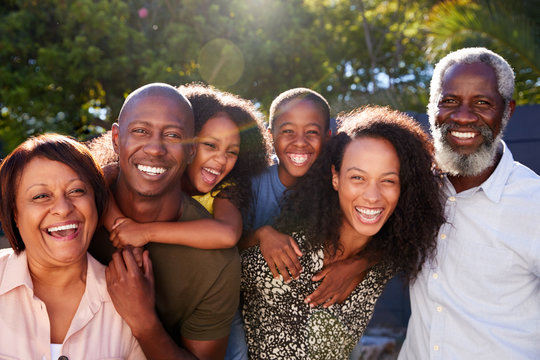
#> input picture training/day17/test_img.jpg, 540 x 360 px
$ python main.py
#> lines starting #> are read from the running program, lines starting #| are printed output that depends on the picture; after the words box and inside, x2 and y2 are one past the last pixel; in counts of white or black regions, pixels touching at a corner belong together; pictures that were not available may be replaced by others from this repository, and a replacement may not be noted
import cv2
import numpy as np

# 1. Read and Display an Image
image = cv2.imread('test_img.jpg')
#> image is the input picture: shape (360, 540, 3); mean B, G, R 87.3, 99.1, 121.1
cv2.imshow('Displayed Image', image)
cv2.waitKey(0)
cv2.destroyAllWindows()

# 2. Convert to Grayscale
gray_image = cv2.cvtColor(image, cv2.COLOR_BGR2GRAY)
cv2.imshow('Grayscale Image', gray_image)
cv2.waitKey(0)
cv2.destroyAllWindows()
# Save the grayscale image
cv2.imwrite('grayscale_image.jpg', gray_image)

# 3. Resize an Image
resized_image = cv2.resize(image, (0, 0), fx=0.5, fy=0.5)
cv2.imshow('Resized Image', resized_image)
cv2.waitKey(0)
cv2.destroyAllWindows()

# 4. Draw Shapes on an Image
cv2.rectangle(image, (50, 50), (200, 200), (0, 255, 0), 2)

# Draw a circle
cv2.circle(image, (300, 300), 50, (255, 0, 0), 3)

# Draw a line
cv2.line(image, (100, 100), (400, 400), (0, 0, 255), 2)

# Display the image with shapes
cv2.imshow('Shapes on Image', image)
cv2.waitKey(0)
cv2.destroyAllWindows()

# 5. Crop an Image
# Crop a region of the image
cropped_image = image[50:200, 50:200]
# Display the cropped image
cv2.imshow('Cropped Image', cropped_image)
cv2.waitKey(0)
cv2.destroyAllWindows()

# 6. Save an Image
# cv2.imwrite('grayscale_image.jpg', gray_image)

# 7. Drawing Text on an Image
# Add text to the image
cv2.putText(image, 'OpenCV Demo', (50, 50), cv2.FONT_HERSHEY_SIMPLEX, 1, (255, 255, 255), 2)
#> image: shape (360, 540, 3); mean B, G, R 89.3, 100.7, 121.5

# Display the image with text
cv2.imshow('Text on Image', image)
cv2.waitKey(0)
cv2.destroyAllWindows()

# 8. Edge Detection (Canny)
# Perform edge detection
edges = cv2.Canny(image, 100, 200)
#> edges: shape (360, 540); 12.4% white in thin lines or dots
# Display the edges
cv2.imshow('Edge Detection', edges)
cv2.waitKey(0)
cv2.destroyAllWindows()

# 9. Gaussian Blur
# Apply Gaussian Blur to smooth the image
blurred_image = cv2.GaussianBlur(image, (15, 15), 0)

# Display the blurred image
cv2.imshow('Gaussian Blur', blurred_image)
cv2.waitKey(0)
cv2.destroyAllWindows()

# 10. Image Thresholding
# Convert the image to grayscale
gray_image = cv2.cvtColor(image, cv2.COLOR_BGR2GRAY)

# Apply binary thresholding
_, thresholded_image = cv2.threshold(gray_image, 127, 255, cv2.THRESH_BINARY)
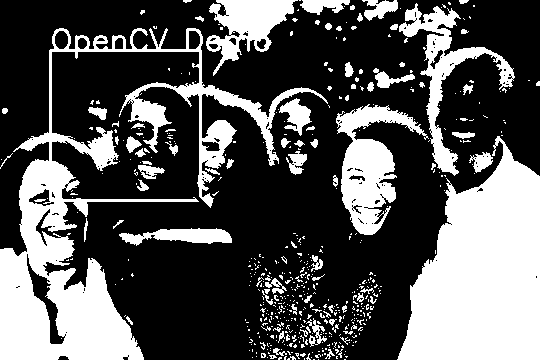
#> thresholded_image: shape (360, 540); 33.4% white; 537 white regions (460 under 20 px)

# Display the thresholded image
cv2.imshow('Thresholded Image', thresholded_image)
cv2.waitKey(0)
cv2.destroyAllWindows()

# 11. Detecting Contours
# Convert to grayscale
gray_image = cv2.cvtColor(image, cv2.COLOR_BGR2GRAY)

# Apply binary thresholding
_, binary = cv2.threshold(gray_image, 127, 255, cv2.THRESH_BINARY)

# Find contours
contours, _ = cv2.findContours(binary, cv2.RETR_TREE, cv2.CHAIN_APPROX_SIMPLE)
#> contours = 726 contours, 667 with area under 20; largest, box (x1, y1, x2, y2) and area: (0, 28, 328, 360) 22864, (397, 136, 540, 360) 20974, (336, 104, 429, 235) 4956, (399, 3, 515, 176) 3691, (206, 0, 298, 76) 3046

# Draw contours on the original image
image_with_contours = image.copy()
cv2.drawContours(image_with_contours, contours, -1, (0, 255, 0), 2)
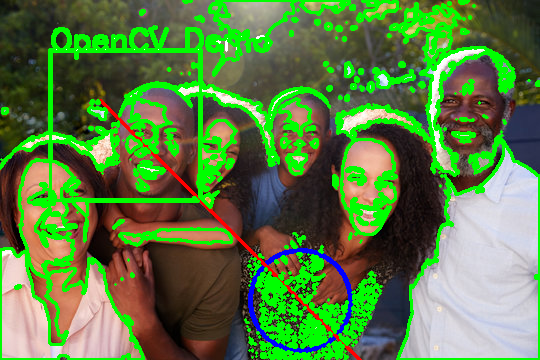
#> image_with_contours: shape (360, 540, 3); mean B, G, R 67.5, 125.6, 89.9

# Display the image with contours
cv2.imshow('Contours', image_with_contours)
cv2.waitKey(0)
cv2.destroyAllWindows()

# 12. Image Blending
# Create a second image (same size as original)
overlay = image.copy()

# Add a semi-transparent red rectangle to the overlay
cv2.rectangle(overlay, (50, 50), (300, 300), (0, 0, 255), -1)

# Blend the images with a transparency factor
blended_image = cv2.addWeighted(image, 0.7, overlay, 0.3, 0)

# Display the blended image
cv2.imshow('Blended Image', blended_image)
cv2.waitKey(0)
cv2.destroyAllWindows()

# 13. Image Translation
# Define the translation matrix
M = np.float32([[1, 0, 100], [0, 1, 50]])

# Apply the translation
translated_image = cv2.warpAffine(image, M, (image.shape[1], image.shape[0]))

# Display the translated image
cv2.imshow('Translated Image', translated_image)
cv2.waitKey(0)
cv2.destroyAllWindows()

# 14. Image Rotation
# Define the rotation matrix
(h, w) = image.shape[:2]
#> h = 360; w = 540
center = (w // 2, h // 2)
#> center = (270, 180)
M = cv2.getRotationMatrix2D(center, 45, 1.0)  # Rotate 45 degrees

# Apply the rotation
rotated_image = cv2.warpAffine(image, M, (w, h))

# Display the rotated image
cv2.imshow('Rotated Image', rotated_image)
cv2.waitKey(0)
cv2.destroyAllWindows()

# 15. Perspective Transformation
# Define points for the perspective transform
pts1 = np.float32([[50, 50], [200, 50], [50, 200], [200, 200]])
pts2 = np.float32([[10, 100], [200, 50], [100, 250], [300, 200]])

# Get the transformation matrix
matrix = cv2.getPerspectiveTransform(pts1, pts2)

# Apply the transformation
warped_image = cv2.warpPerspective(image, matrix, (image.shape[1], image.shape[0]))

# Display the warped image
cv2.imshow('Warped Image', warped_image)
cv2.waitKey(0)
cv2.destroyAllWindows()

# 16. Image Erosion and Dilation
# Convert to grayscale
gray_image = cv2.cvtColor(image, cv2.COLOR_BGR2GRAY)

# Apply binary thresholding
_, binary = cv2.threshold(gray_image, 127, 255, cv2.THRESH_BINARY)

# Define a kernel
kernel = np.ones((5, 5), np.uint8)

# Apply erosion
eroded_image = cv2.erode(binary, kernel, iterations=1)
#> eroded_image: shape (360, 540); 21.5% white; 80 white regions (46 under 20 px), largest, box (x1, y1, x2, y2) and area: (400, 149, 540, 360) 20235, (0, 250, 142, 360) 9040, (21, 162, 71, 275) 2543

# Apply dilation
dilated_image = cv2.dilate(binary, kernel, iterations=1)
#> dilated_image: shape (360, 540); 49.6% white; 39 white regions, largest, box (x1, y1, x2, y2) and area: (0, 0, 540, 360) 80348, (246, 244, 384, 360) 9561, (117, 226, 234, 248) 1812

# Display results
cv2.imshow('Original Binary', binary)
cv2.imshow('Eroded Image', eroded_image)
cv2.imshow('Dilated Image', dilated_image)
cv2.waitKey(0)
cv2.destroyAllWindows()

# 17. Detecting Corners with Harris Corner Detection
# Convert to grayscale
gray_image = cv2.cvtColor(image, cv2.COLOR_BGR2GRAY)

# Convert to float32
gray_float = np.float32(gray_image)

# Apply Harris Corner Detection
corners = cv2.cornerHarris(gray_float, 2, 3, 0.04)

# Mark corners on the image
image[corners > 0.01 * corners.max()] = [0, 0, 255]
#> image: shape (360, 540, 3); mean B, G, R 87, 98.1, 124.2

# Display the image with corners
cv2.imshow('Harris Corners', image)
cv2.waitKey(0)
cv2.destroyAllWindows()

# 18. Detecting Lines with Hough Transform
# Convert to grayscale and apply edge detection
gray_image = cv2.cvtColor(image, cv2.COLOR_BGR2GRAY)
edges = cv2.Canny(gray_image, 50, 150)
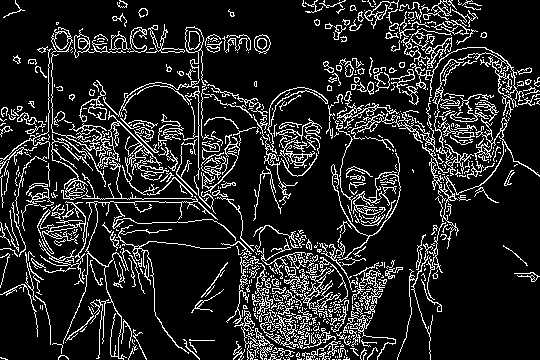
#> edges: shape (360, 540); 14.2% white in thin lines or dots

# Detect lines using Hough Transform
lines = cv2.HoughLines(edges, 1, np.pi / 180, 100)
#> lines = 1560 rows, first 8: [198, 1.57], [419, 0.785], [175, 1.43], [146, 1.5], [2, 2.36], [421, 0.785], [-1, 2.36], [407, 0.785]

# Draw lines on the image
for rho, theta in lines[:, 0]:
    a = np.cos(theta)
    b = np.sin(theta)
    x0 = a * rho
    y0 = b * rho
    x1 = int(x0 + 1000 * (-b))
    y1 = int(y0 + 1000 * (a))
    x2 = int(x0 - 1000 * (-b))
    y2 = int(y0 - 1000 * (a))
    cv2.line(image, (x1, y1), (x2, y2), (0, 255, 0), 2)
#> this loop made 1560 passes
#> (rho, theta, a, b, x0, y0, x1, y1) on passes 1 to 3: (198, 1.57, -4.37e-08, 1, -8.65e-06, 198, -1000, 197), (419, 0.785, 0.707, 0.707, 296.3, 296.3, -410, 1003), (175, 1.43, 0.139, 0.99, 24.36, 173.3, -965, 312)

# Display the image with lines
cv2.imshow('Hough Lines', image)
cv2.waitKey(0)
cv2.destroyAllWindows()


# 19. Histogram Equalization
# Convert to grayscale
gray_image = cv2.cvtColor(image, cv2.COLOR_BGR2GRAY)

# Equalize the histogram
equalized_image = cv2.equalizeHist(gray_image)

# Display the results
cv2.imshow('Original Grayscale', gray_image)
cv2.imshow('Equalized Image', equalized_image)
cv2.waitKey(0)
cv2.destroyAllWindows()

# 20. Background Subtraction
# Initialize the background subtractor
background_subtractor = cv2.createBackgroundSubtractorMOG2()

# Read video frames (replace 'video.mp4' with your video file)
cap = cv2.VideoCapture('video.mp4')

while cap.isOpened():
    ret, frame = cap.read()
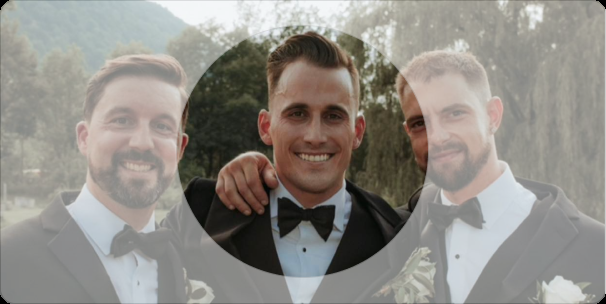
#> input picture training/day17/edit-dummy-img.png, 606 x 304 px, given in place of video.mp4, which was not available
#> frame is the input picture: shape (304, 606, 3); mean B, G, R 134.3, 140.3, 144
    if not ret:
        break

    # Apply background subtraction
    fg_mask = background_subtractor.apply(frame)
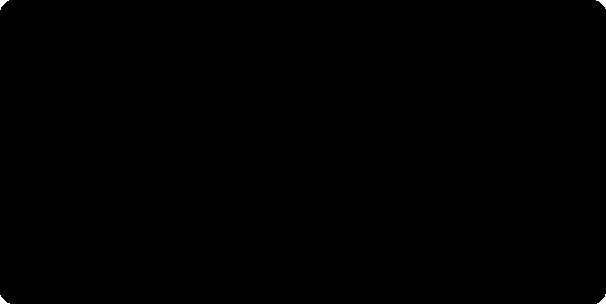
#> fg_mask: shape (304, 606); values 127 (black) and 255 (white), 0.08% white; 4 white regions, box (x1, y1, x2, y2) and area: (0, 0, 9, 10) 39, (596, 0, 606, 9) 39, (0, 295, 10, 304) 39, (597, 294, 606, 304) 39

    # Display the result
    cv2.imshow('Foreground Mask', fg_mask)
    if cv2.waitKey(30) & 0xFF == 27:  # Press ESC to exit
#> (key Esc is pressed here)
        break

cap.release()
cv2.destroyAllWindows()

# 21. Template Matching
# Load template and original image
template = cv2.imread('grayscale_image.jpg', 0)
#> template: shape (360, 540); min 0, max 255, mean 104.3
gray_image = cv2.cvtColor(image, cv2.COLOR_BGR2GRAY)

# Apply template matching
result = cv2.matchTemplate(gray_image, template, cv2.TM_CCOEFF_NORMED)
#> result = [0.0879]
min_val, max_val, min_loc, max_loc = cv2.minMaxLoc(result)
#> min_val = 0.0879; max_val = 0.0879; min_loc = (0, 0); max_loc = (0, 0)

# Draw rectangle around the detected area
top_left = max_loc
#> top_left = (0, 0)
h, w = template.shape
bottom_right = (top_left[0] + w, top_left[1] + h)
#> bottom_right = (540, 360)
cv2.rectangle(image, top_left, bottom_right, (0, 255, 0), 2)
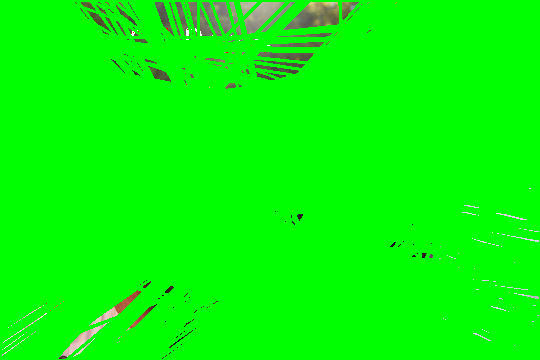
#> image: shape (360, 540, 3); mean B, G, R 4, 250.1, 5

# Display the result
cv2.imshow('Template Matching', image)
cv2.waitKey(0)
cv2.destroyAllWindows()

# 22. Face Detection using Haar Cascade
# Load the Haar Cascade
face_cascade = cv2.CascadeClassifier(cv2.data.haarcascades + 'haarcascade_frontalface_default.xml')

# Convert to grayscale
gray_image = cv2.cvtColor(image, cv2.COLOR_BGR2GRAY)

# Detect faces
faces = face_cascade.detectMultiScale(gray_image, scaleFactor=1.1, minNeighbors=5, minSize=(30, 30))
#> faces = ()

# Draw rectangles around the faces
for (x, y, w, h) in faces:
    cv2.rectangle(image, (x, y), (x + w, y + h), (255, 0, 0), 2)
#> this loop made 0 passes

# Display the result
cv2.imshow('Face Detection', image)
cv2.waitKey(0)
cv2.destroyAllWindows()

# 23. Splitting and Merging Channels
# Split the image into B, G, R channels
b, g, r = cv2.split(image)
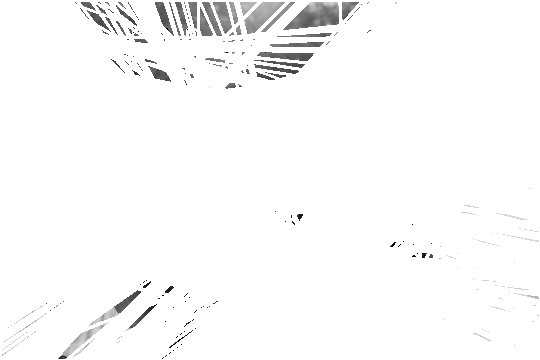
#> g: shape (360, 540); min 0, max 255, mean 250.1

# Merge the channels with modified order
merged_image = cv2.merge((r, g, b))  # Example: Swap red and blue

# Display the results
cv2.imshow('Original', image)
cv2.imshow('Modified Channels', merged_image)
cv2.waitKey(0)
cv2.destroyAllWindows()
